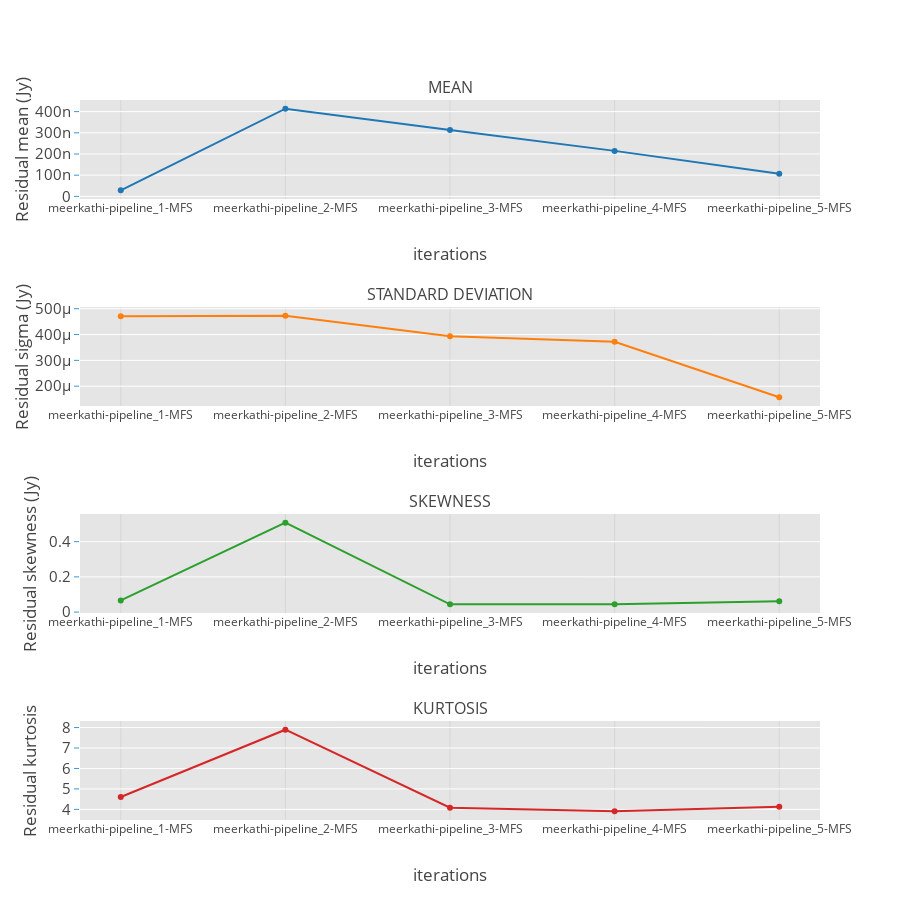

Notebook cell for this chart:
### Markdown cell above
## Residual Statistics

### Code cell
Res = OrderedDict()
for res in residuals1:
    Res[res] = residual_image_stats('{:s}/{:s}'.format(directory.value, res))

im_titles = [
               'MEAN',
               'STANDARD DEVIATION',
               'SKEWNESS',
               'KURTOSIS'
            ]
    
fig = tools.make_subplots(rows=4, cols=1, shared_yaxes=False, print_grid=False,
                          horizontal_spacing = 0.005, vertical_spacing = 0.15,
                          subplot_titles=im_titles)
    
names = []
mean = []
std = []
skew = []
kurt = []
for name, stats in Res.items():
    names.append(name[:-14])
    mean.append(stats['MEAN'])
    std.append(stats['STDDev'])
    skew.append(stats['SKEW'])
    kurt.append(stats['KURT'])
zipped_props = zip(names, mean, std)
names, mean, std = zip(*sorted(zipped_props, key=lambda x: x[0]))
    
fig.append_trace(go.Scatter(x=names, showlegend=False,
                            y=np.array(mean), mode = 'marker'), 1, 1)
fig['layout'].update(title='', height=900, width=900,
                     paper_bgcolor='rgb(255,255,255)', plot_bgcolor='rgb(229,229,229)',
                         legend=dict(x=0.8,y=1.0),)
fig['layout'].update(
    {'yaxis{}'.format(1):YAxis(title=u'Residual mean (Jy)',gridcolor='rgb(255,255,255)',
            tickfont=dict(size=15),
            titlefont=dict(size=17),
            showgrid=True,
            showline=False,
            showticklabels=True,
            tickcolor='rgb(51,153,225)',
            ticks='outside',
            zeroline=False)})
fig['layout'].update({'xaxis{}'.format(1):XAxis(title='iterations', position=0.0,
                                                titlefont=dict(size=17),
                                                overlaying='x')})
fig.append_trace(go.Scatter(x=names, showlegend=False,
                            y=np.array(std), mode = 'marker'), 2, 1)
fig['layout'].update(
    {'yaxis{}'.format(2):YAxis(title=u'Residual sigma (Jy)',gridcolor='rgb(255,255,255)',
            tickfont=dict(size=15),
            titlefont=dict(size=17),
            showgrid=True,
            showline=False,
            showticklabels=True,
            tickcolor='rgb(51,153,225)',
            ticks='outside',
            zeroline=False)})
fig['layout'].update({'xaxis{}'.format(2):XAxis(title='iterations', position=0.0,
                                                titlefont=dict(size=17),
                                                overlaying='x')})
fig.append_trace(go.Scatter(x=names, showlegend=False,
                            y=np.array(skew), mode = 'marker'), 3, 1)
fig['layout'].update(
    {'yaxis{}'.format(3):YAxis(title=u'Residual skewness (Jy)',gridcolor='rgb(255,255,255)',
            tickfont=dict(size=15),
            titlefont=dict(size=17),
            showgrid=True,
            showline=False,
            showticklabels=True,
            tickcolor='rgb(51,153,225)',
            ticks='outside',
            zeroline=False)})
fig['layout'].update({'xaxis{}'.format(3):XAxis(title='iterations', position=0.0,
                                                titlefont=dict(size=17),
                                                overlaying='x')})
fig.append_trace(go.Scatter(x=names, showlegend=False,
                            y=np.array(kurt), mode = 'marker'), 4, 1)
fig['layout'].update(
    {'yaxis{}'.format(4):YAxis(title=u'Residual kurtosis',gridcolor='rgb(255,255,255)',
            tickfont=dict(size=15),
            titlefont=dict(size=17),
            showgrid=True,
            showline=False,
            showticklabels=True,
            tickcolor='rgb(51,153,225)',
            ticks='outside',
            zeroline=False)})
fig['layout'].update({'xaxis{}'.format(4):XAxis(title='iterations', position=0.0,
                                                titlefont=dict(size=17),
                                                overlaying='x')})
py.iplot(fig, filename='make-subplots-multiple-with-titles')

### Figure 1 — Plotly figure (JSON) as saved in the notebook; plotly's stock layout.template omitted (floating-point values rounded to 4 significant figures)
{"data": [{"mode": "marker", "showlegend": false, "type": "scatter", "x": ["meerkathi-pipeline_1-MFS", "meerkathi-pipeline_2-MFS", "meerkathi-pipeline_3-MFS", "meerkathi-pipeline_4-MFS", "meerkathi-pipeline_5-MFS"], "xaxis": "x1", "y": [2.86e-08, 4.138e-07, 3.137e-07, 2.147e-07, 1.067e-07], "yaxis": "y1"}, {"mode": "marker", "showlegend": false, "type": "scatter", "x": ["meerkathi-pipeline_1-MFS", "meerkathi-pipeline_2-MFS", "meerkathi-pipeline_3-MFS", "meerkathi-pipeline_4-MFS", "meerkathi-pipeline_5-MFS"], "xaxis": "x2", "y": [0.000471, 0.000473, 0.000393, 0.000372, 0.000157], "yaxis": "y2"}, {"mode": "marker", "showlegend": false, "type": "scatter", "x": ["meerkathi-pipeline_1-MFS", "meerkathi-pipeline_2-MFS", "meerkathi-pipeline_3-MFS", "meerkathi-pipeline_4-MFS", "meerkathi-pipeline_5-MFS"], "xaxis": "x3", "y": [0.06615, 0.5078, 0.04419, 0.04414, 0.0615], "yaxis": "y3"}, {"mode": "marker", "showlegend": false, "type": "scatter", "x": ["meerkathi-pipeline_1-MFS", "meerkathi-pipeline_2-MFS", "meerkathi-pipeline_3-MFS", "meerkathi-pipeline_4-MFS", "meerkathi-pipeline_5-MFS"], "xaxis": "x4", "y": [4.605, 7.895, 4.085, 3.906, 4.127], "yaxis": "y4"}], "layout": {"annotations": [{"font": {"size": 16}, "showarrow": false, "text": "MEAN", "x": 0.5, "xanchor": "center", "xref": "paper", "y": 1, "yanchor": "bottom", "yref": "paper"}, {"font": {"size": 16}, "showarrow": false, "text": "STANDARD DEVIATION", "x": 0.5, "xanchor": "center", "xref": "paper", "y": 0.7125, "yanchor": "bottom", "yref": "paper"}, {"font": {"size": 16}, "showarrow": false, "text": "SKEWNESS", "x": 0.5, "xanchor": "center", "xref": "paper", "y": 0.425, "yanchor": "bottom", "yref": "paper"}, {"font": {"size": 16}, "showarrow": false, "text": "KURTOSIS", "x": 0.5, "xanchor": "center", "xref": "paper", "y": 0.1375, "yanchor": "bottom", "yref": "paper"}], "height": 900, "legend": {"x": 0.8, "y": 1}, "paper_bgcolor": "rgb(255,255,255)", "plot_bgcolor": "rgb(229,229,229)", "title": "", "width": 900, "xaxis1": {"anchor": "y1", "domain": [0, 1], "overlaying": "x", "position": 0, "title": "iterations", "titlefont": {"size": 17}}, "xaxis2": {"anchor": "y2", "domain": [0, 1], "overlaying": "x", "position": 0, "title": "iterations", "titlefont": {"size": 17}}, "xaxis3": {"anchor": "y3", "domain": [0, 1], "overlaying": "x", "position": 0, "title": "iterations", "titlefont": {"size": 17}}, "xaxis4": {"anchor": "y4", "domain": [0, 1], "overlaying": "x", "position": 0, "title": "iterations", "titlefont": {"size": 17}}, "yaxis1": {"anchor": "x1", "domain": [0.8625, 1], "gridcolor": "rgb(255,255,255)", "showgrid": true, "showline": false, "showticklabels": true, "tickcolor": "rgb(51,153,225)", "tickfont": {"size": 15}, "ticks": "outside", "title": "Residual mean (Jy)", "titlefont": {"size": 17}, "zeroline": false}, "yaxis2": {"anchor": "x2", "domain": [0.575, 0.7125], "gridcolor": "rgb(255,255,255)", "showgrid": true, "showline": false, "showticklabels": true, "tickcolor": "rgb(51,153,225)", "tickfont": {"size": 15}, "ticks": "outside", "title": "Residual sigma (Jy)", "titlefont": {"size": 17}, "zeroline": false}, "yaxis3": {"anchor": "x3", "domain": [0.2875, 0.425], "gridcolor": "rgb(255,255,255)", "showgrid": true, "showline": false, "showticklabels": true, "tickcolor": "rgb(51,153,225)", "tickfont": {"size": 15}, "ticks": "outside", "title": "Residual skewness (Jy)", "titlefont": {"size": 17}, "zeroline": false}, "yaxis4": {"anchor": "x4", "domain": [0, 0.1375], "gridcolor": "rgb(255,255,255)", "showgrid": true, "showline": false, "showticklabels": true, "tickcolor": "rgb(51,153,225)", "tickfont": {"size": 15}, "ticks": "outside", "title": "Residual kurtosis", "titlefont": {"size": 17}, "zeroline": false}}}
